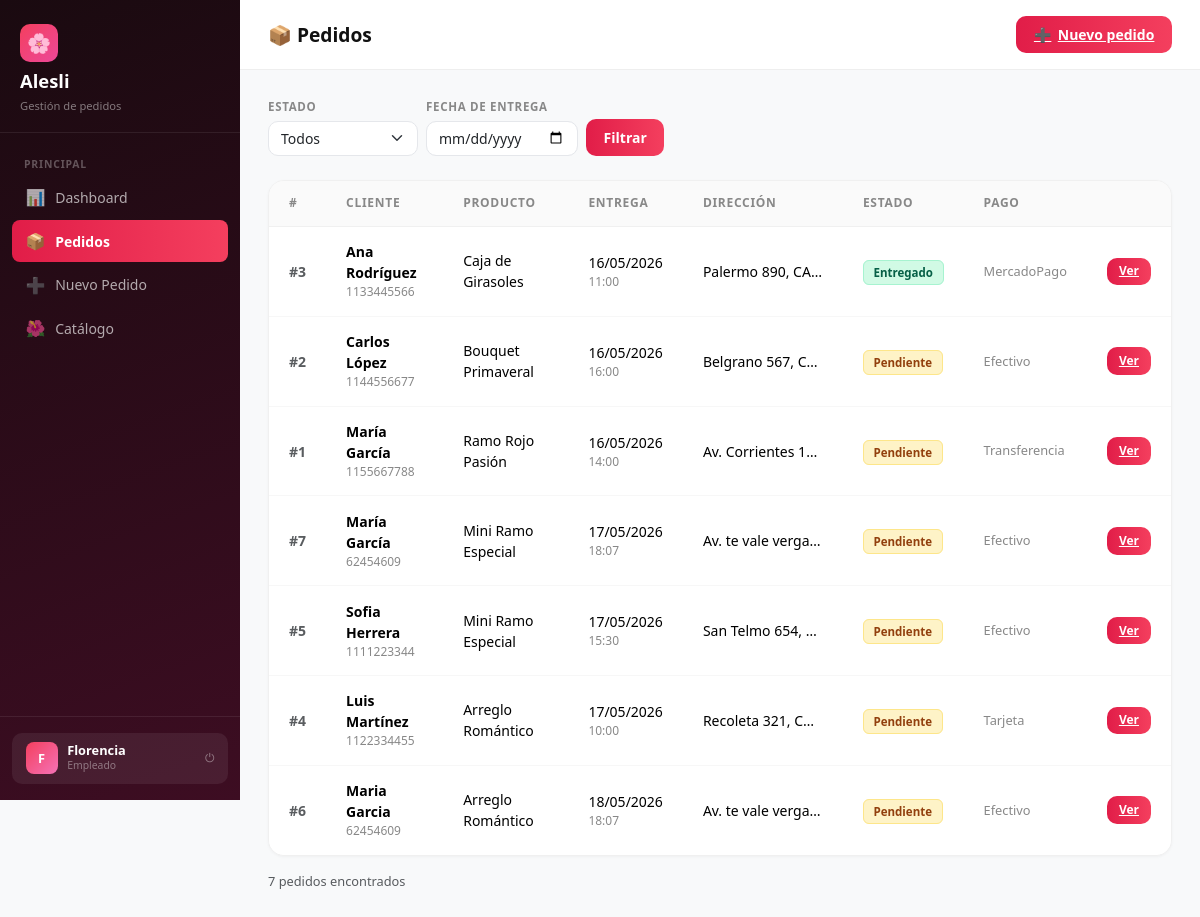
Screenshot of /ALESLI/pedidos.php (signed in) with the database file from the repository.
### tables this page shows
CREATE TABLE pedidos (
            id INTEGER PRIMARY KEY AUTOINCREMENT,
            nombre_cliente TEXT NOT NULL,
            telefono TEXT NOT NULL,
            direccion_entrega TEXT NOT NULL,
            producto TEXT NOT NULL,
            fecha_entrega TEXT NOT NULL,
            hora_entrega TEXT,
            estado TEXT DEFAULT 'pendiente',
            mensaje_personal TEXT,
            medio_pago TEXT,
            foto_evidencia_url TEXT,
            notas TEXT,
            id_catalogo_arreglo INTEGER,
            fecha_registro DATETIME DEFAULT CURRENT_TIMESTAMP,
            FOREIGN KEY (id_catalogo_arreglo) REFERENCES catalogo_arreglos(id)
        );

### ALESLI/includes/db.php (called while the page is built, shortened)
<?php
function h(string $s): string {
    return htmlspecialchars($s, ENT_QUOTES, 'UTF-8');
}

### ALESLI/pedidos.php (the view, shortened to what this page needs)
<?php
require_once __DIR__ . '/includes/db.php';
require_once __DIR__ . '/includes/layout.php';
$pdo  = getDB();
$fecha  = $_GET['fecha']  ?? '';
$where = [];
$params = [];
$sql = "SELECT * FROM pedidos" . ($where ? " WHERE " . implode(" AND ", $where) : "") . " ORDER BY fecha_entrega ASC, id DESC";
$stmt = $pdo->prepare($sql);
$stmt->execute($params);
$pedidos = $stmt->fetchAll();
?>
<div class="main-content">
    <div class="topbar">
        <h1>📦 Pedidos</h1>
        <a href="/nuevo-pedido.php" class="btn-rose"><span>➕</span> Nuevo pedido</a>
    </div>
    <div class="page-body">
        <form method="GET" class="d-flex gap-2 flex-wrap mb-4 align-items-end">
            <div>
                <label class="form-label-sm d-block">Estado</label>
                <select name="estado" class="form-select" style="min-width:150px">
                    <option value="">Todos</option>
                </select>
            </div>
            <div>
                <label class="form-label-sm d-block">Fecha de entrega</label>
                <input type="date" name="fecha" value="<?= h($fecha) ?>" class="form-control">
            </div>
            <button type="submit" class="btn-rose">Filtrar</button>
        </form>
        <div class="table-card">
            <table class="table mb-0">
                <thead>
                    <tr><th>#</th><th>Cliente</th><th>Producto</th><th>Entrega</th><th>Dirección</th><th>Estado</th><th>Pago</th><th></th></tr>
                </thead>
                <tbody>
                <?php foreach ($pedidos as $p): ?>
                <tr>
                    <td class="text-muted fw-semibold">#<?= $p['id'] ?></td>
                    <td>
                        <div class="fw-semibold"><?= h($p['nombre_cliente']) ?></div>
                        <div style="font-size:.75rem;color:#888"><?= h($p['telefono']) ?></div>
                    </td>
                    <td><?= h($p['producto']) ?></td>
                    <td>
                        <div><?= date('d/m/Y', strtotime($p['fecha_entrega'])) ?></div>
                        <?php if ($p['hora_entrega']): ?><div style="font-size:.75rem;color:#888"><?= h($p['hora_entrega']) ?></div><?php endif; ?>
                    </td>
                    <td style="max-width:160px;white-space:nowrap;overflow:hidden;text-overflow:ellipsis"><?= h($p['direccion_entrega']) ?></td>
                    <td><span class="badge-<?= h($p['estado']) ?>"><?= ucfirst(h($p['estado'])) ?></span></td>
                    <td style="font-size:.8rem;color:#888"><?= h($p['medio_pago'] ?? '—') ?></td>
                    <td><a href="/pedido.php?id=<?= $p['id'] ?>" class="btn-rose" style="font-size:.75rem;padding:.3rem .75rem">Ver</a></td>
                </tr>
                <?php endforeach; ?>
                </tbody>
            </table>
        </div>
        <div class="mt-3 text-muted" style="font-size:.8rem"><?= count($pedidos) ?> pedido<?= count($pedidos)!==1?'s':'' ?> encontrado<?= count($pedidos)!==1?'s':'' ?></div>
    </div>
</div>

### ALESLI/css/style.css (style rules this page uses)
:root { --rose-50: #fff1f2; --rose-100: #ffe4e6; --rose-200: #fecdd3; --rose-400: #fb7185; --rose-500: #f43f5e; --rose-600: #e11d48; --rose-700: #be123c; --pink-400: #f472b6; --pink-500: #ec4899; }
body { background: #f8f9fa; font-family: 'Segoe UI', system-ui, sans-serif; }
.main-content { margin-left: 240px; min-height: 100vh; }
.topbar { background: #fff; border-bottom: 1px solid #eee; padding: 1rem 1.75rem; display: flex; align-items: center; justify-content: space-between; }
.topbar h1 { font-size: 1.2rem; font-weight: 700; margin: 0; color: #111; }
.page-body { padding: 1.75rem; }
.table-card { background: #fff; border-radius: 16px; border: 1px solid #f0f0f0; box-shadow: 0 1px 3px rgba(0,0,0,.04); overflow: hidden; }
.table-card table { margin: 0; }
.table-card thead th { background: #fafafa; border-bottom: 1px solid #f0f0f0; font-size: .75rem; text-transform: uppercase; letter-spacing: .06em; color: #888; font-weight: 600; padding: .85rem 1.25rem; }
.table-card tbody td { padding: .9rem 1.25rem; vertical-align: middle; font-size: .875rem; border-bottom: 1px solid #f7f7f7; }
.table-card tbody tr:last-child td { border-bottom: none; }
.badge-pendiente { background: #fef3c7; color: #92400e; border: 1px solid #fde68a; border-radius: 6px; padding: .25rem .6rem; font-size: .72rem; font-weight: 600; }
.badge-entregado { background: #d1fae5; color: #065f46; border: 1px solid #a7f3d0; border-radius: 6px; padding: .25rem .6rem; font-size: .72rem; font-weight: 600; }
.btn-rose { background: linear-gradient(90deg, var(--rose-600), var(--rose-500)); color: #fff; border: none; border-radius: 10px; padding: .5rem 1.1rem; font-size: .875rem; font-weight: 600; cursor: pointer; transition: opacity .15s, transform .1s; display: inline-flex; align-items: center; gap: .4rem; }
.form-label-sm { font-size: .72rem; font-weight: 600; text-transform: uppercase; letter-spacing: .06em; color: #888; margin-bottom: .35rem; }
.form-control, .form-select { border-radius: 10px; border-color: #e5e7eb; font-size: .875rem; }

### rows the page displays
pedidos: id "3", nombre_cliente "Ana Rodríguez", telefono "1133445566", producto "Caja de Girasoles", fecha_entrega "16/05/2026", hora_entrega "11:00", direccion_entrega "Palermo 890, CA…", estado "Entregado", medio_pago "MercadoPago"
pedidos: id "2", nombre_cliente "Carlos López", telefono "1144556677", producto "Bouquet Primaveral", fecha_entrega "16/05/2026", hora_entrega "16:00", direccion_entrega "Belgrano 567, C…", estado "Pendiente", medio_pago "Efectivo"
pedidos: id "1", nombre_cliente "María García", telefono "1155667788", producto "Ramo Rojo Pasión", fecha_entrega "16/05/2026", hora_entrega "14:00", direccion_entrega "Av. Corrientes 1…", estado "Pendiente", medio_pago "Transferencia"
pedidos: id "7", nombre_cliente "María García", telefono "62454609", producto "Mini Ramo Especial", fecha_entrega "17/05/2026", hora_entrega "18:07", direccion_entrega "Av. te vale verga…", estado "Pendiente", medio_pago "Efectivo"
pedidos: id "5", nombre_cliente "Sofia Herrera", telefono "1111223344", producto "Mini Ramo Especial", fecha_entrega "17/05/2026", hora_entrega "15:30", direccion_entrega "San Telmo 654,…", estado "Pendiente", medio_pago "Efectivo"
pedidos: id "4", nombre_cliente "Luis Martínez", telefono "1122334455", producto "Arreglo Romántico", fecha_entrega "17/05/2026", hora_entrega "10:00", direccion_entrega "Recoleta 321, C…", estado "Pendiente", medio_pago "Tarjeta"
pedidos: id "6", nombre_cliente "Maria Garcia", telefono "62454609", producto "Arreglo Romántico", fecha_entrega "18/05/2026", hora_entrega "18:07", direccion_entrega "Av. te vale verga…", estado "Pendiente", medio_pago "Efectivo"

### other values shown
$inicial "F"
$user['nombre'] "Florencia"
$rol "Empleado"
count($pedidos) "7"
